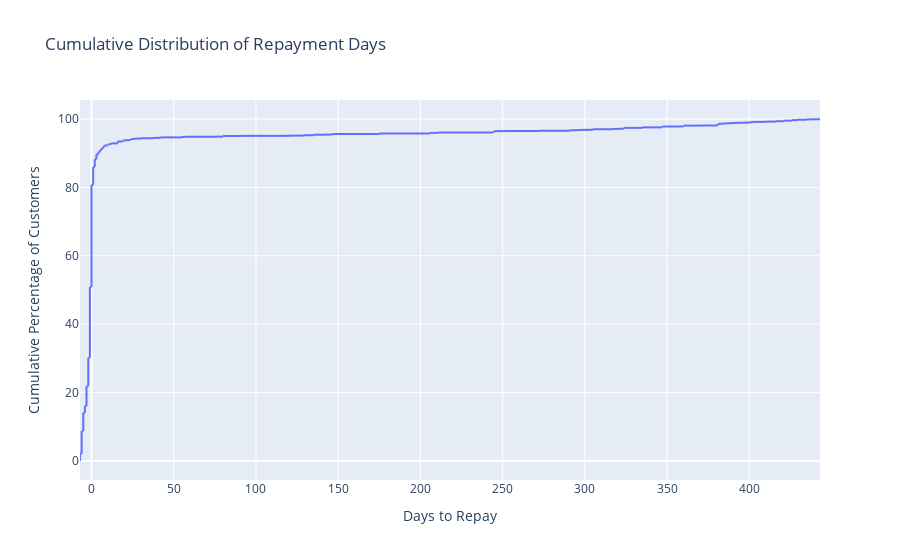

The cell this chart's notebook holds for it:
### Markdown cell above
Insight:

Most custormer take not more than 7 days.

### Code cell
# days to repay cumulative distribution
repay_days = df['loan_repay_days'].dropna()
sorted_days = np.sort(repay_days)
cumulative_percent = np.arange(1, len(sorted_days)+1) / len(sorted_days) * 100

# Put in a DataFrame
cum_df = pd.DataFrame({
    'days_to_repay': sorted_days,
    'cumulative_percent': cumulative_percent
})

thresholds = [1,3, 5, 7, 10, 14, 30]

for t in thresholds:
    pct = cum_df[cum_df['days_to_repay'] <= t]['cumulative_percent'].max()
    print(f"Threshold: {t} days → {pct:.1f}% of customers repaid by this day")



# visualize

fig = px.line(cum_df, x='days_to_repay', y='cumulative_percent',
              title='Cumulative Distribution of Repayment Days',
              labels={'days_to_repay':'Days to Repay', 'cumulative_percent':'Cumulative Percentage of Customers'})
fig.show()

### Figure 1 — Plotly figure (JSON) as saved in the notebook; plotly's stock layout.template omitted (floating-point values rounded to 4 significant figures; data arrays with more than 128 entries replaced by an {"elided": "..."} marker saying what was removed)
{"data": [{"hovertemplate": "Days to Repay=%{x}<br>Cumulative Percentage of Customers=%{y}<extra></extra>", "legendgroup": "", "line": {"color": "#636efa", "dash": "solid"}, "marker": {"symbol": "circle"}, "mode": "lines", "name": "", "showlegend": false, "type": "scattergl", "x": {"elided": "67279 int values"}, "xaxis": "x", "y": {"elided": "67279 float values"}, "yaxis": "y"}], "layout": {"legend": {"tracegroupgap": 0}, "title": {"text": "Cumulative Distribution of Repayment Days"}, "xaxis": {"anchor": "y", "domain": [0, 1], "title": {"text": "Days to Repay"}}, "yaxis": {"anchor": "x", "domain": [0, 1], "title": {"text": "Cumulative Percentage of Customers"}}}}
